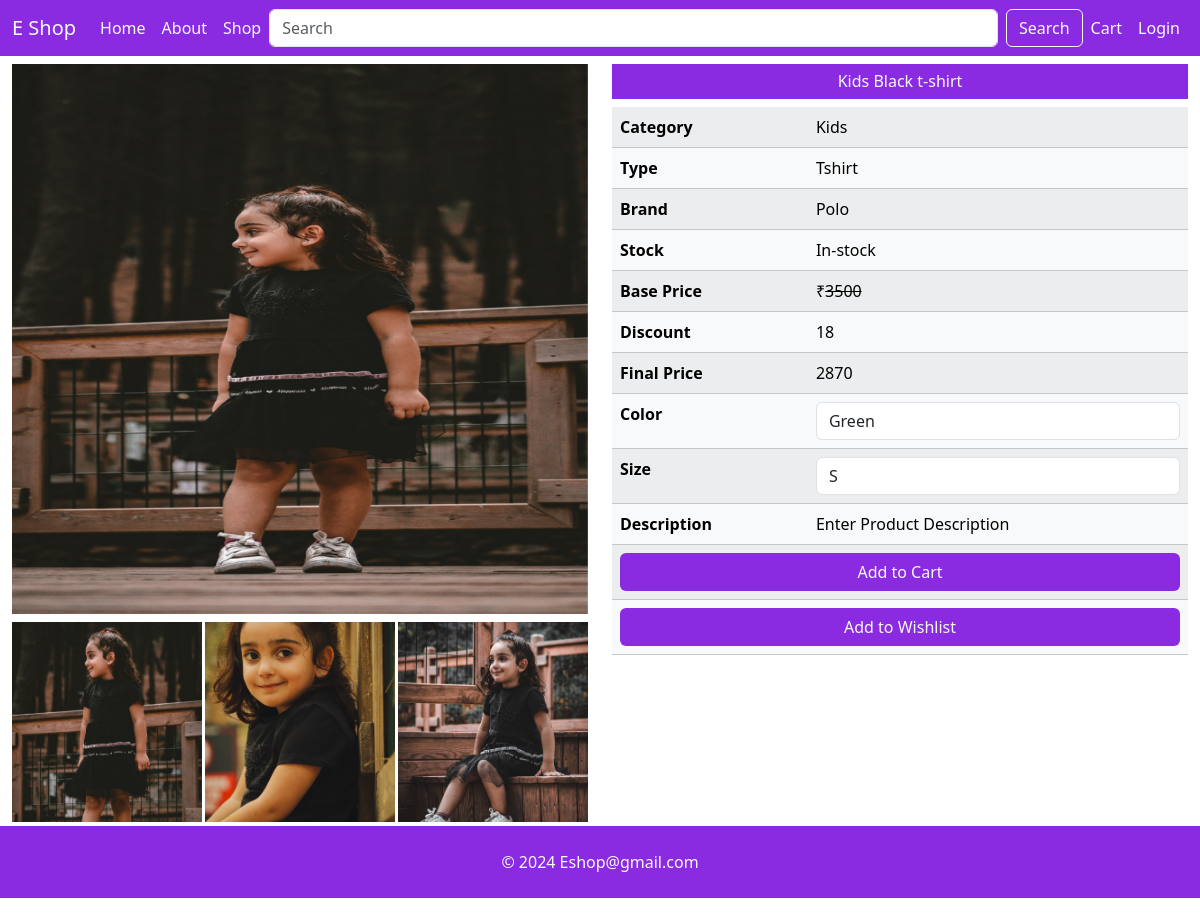
The page /single-product/13/ on the database its author committed.
### MainApp/models.py (models this page shows, shortened)
class Product(models.Model):
    id = models.AutoField(primary_key=True)
    name = models.CharField(max_length=100)
    maincategory = models.ForeignKey(Maincategory , on_delete=models.CASCADE)
    subcategory = models.ForeignKey(Subcategory , on_delete=models.CASCADE)
    brand = models.ForeignKey(Brand , on_delete=models.CASCADE)
    seller = models.ForeignKey(Seller, on_delete=models.CASCADE , default=None)
    baseprice = models.IntegerField()
    discount = models.IntegerField()
    finalprice = models.IntegerField()
    size = models.CharField(max_length=100)
    color = models.CharField(max_length=100)
    description = models.TextField()
    stock = models.CharField(max_length=20 , default='In Stock')
    pic1 = models.ImageField(upload_to='images')
    pic2 = models.ImageField(upload_to='images', default=None , null=True, blank=True)
    pic3 = models.ImageField(upload_to='images', default=None , null=True, blank=True)

class Maincategory(models.Model):
    id = models.AutoField(primary_key=True)
    name = models.CharField(max_length=100)
    def __str__(self):
        return self.name

class Subcategory(models.Model):
    id = models.AutoField(primary_key=True)
    name = models.CharField(max_length=100)
    def __str__(self):
        return self.name

class Brand(models.Model):
    id = models.AutoField(primary_key=True)
    name = models.CharField(max_length=100)
    def __str__(self):
        return self.name

### MainApp/views.py (the view)
# urls.py: path('single-product/<id>/',singleProduct),
def singleProduct(request, id):
    product = Product.objects.get(id = id)
    color = product.color.split(',')
    color = color[:-1]
    size = product.size.split(',')
    size = size[:-1]
    context = {'title': 'Product Page','product': product,"color":color, "size":size}
    return render(request , "singleProduct.html",context)

### MainApp/templates/singleProduct.html (shortened to what this page needs)
{% extends 'base.html' %}
{% load static %}
{% block start %}
<div class="container-fluid">
    <div class="row mt-2">
        <div class="col-md-6 col-12">
            <div id="carouselExampleSlidesOnly" class="carousel slide" data-bs-ride="carousel">
                <div class="carousel-inner">
                    <div class="carousel-item active">
                        <img src="{{product.pic1.url}}" height="550px" class="d-block w-100" alt="...">
                    </div>
                </div>
            </div>
            <div class="mt-2 d-flex justify-content-between">
                <img src="{{product.pic1.url}}" alt="" height="200px" width="33%" style="object-fit: cover;">
                <img src="{{product.pic2.url}}" alt="" height="200px" width="33%" style="object-fit: cover;">
                <img src="{{product.pic3.url}}" alt="" height="200px" width="33%" style="object-fit: cover;">
            </div>
        </div>
        <div class="col-md-6 col-12">
            <h6 class="text-center background p-2 text-light">{{product.name}}</h6>
            <table class="table table-light table-striped table-hover">
                <tr>
                    <th>Category</th>
                    <td>{{product.maincategory}}</td>
                </tr>
                <tr>
                    <th>Type</th>
                    <td>{{product.subcategory}}</td>
                </tr>
                <tr>
                    <th>Brand</th>
                    <td>{{product.brand}}</td>
                </tr>
                <tr>
                    <th>Stock</th>
                    <td>{{product.stock}}</td>
                </tr>
                <tr>
                    <th>Base Price</th>
                    <td>&#8377;<del>{{product.baseprice}}</del></td>
                </tr>
                <tr>
                    <th>Discount</th>
                    <td>{{product.discount}}</td>
                </tr>
                <tr>
                    <th>Final Price</th>
                    <td>{{product.finalprice}}</td>
                </tr>
                <form action="/add-to-cart/" method="post">
                    <tr>
                        <th>Color</th>
                        <td>
                            <select name="color" class="form-control">
                                {% for i in color %}
                                <option value="{{i}}">{{i}}</option>
                                {% endfor %}
                            </select>
                        </td>
                    </tr>
                    <tr>
                        <th>Size</th>
                        <td>
                            <select name="size" class="form-control">
                                {% for i in size %}
                                <option value="{{i}}">{{i}}</option>
                                {% endfor %}
                            </select>
                        </td>
                    </tr>
                    <tr>
                        <th>Description</th>
                        <td>{{product.description}}</td>
                    </tr>
                    <tr>
                        <th colspan="2"><button type="submit" class="btn text-light w-100"
                                style="background-color: blueviolet;">Add to Cart</button></th>
                    </tr>
                </form>
                <tr>
                    <th colspan="2"><a href="/add-to-wishlist/{{product.id}}/" class="btn text-light w-100"
                            style="background-color: blueviolet;">Add to Wishlist</a>
                    </th>
                </tr>
            </table>
        </div>
    </div>
</div>
{% endblock %}

### MainApp/static/css/Style.css (style rules this page uses)
.background { background-color: blueviolet; }

### rows shown on the page
Product: pic1 (picture), pic2 (picture), pic3 (picture), name "Kids Black t-shirt", maincategory "Kids", subcategory "Tshirt", brand "Polo", stock "In-stock", baseprice "3500", discount "18", finalprice "2870", description "Enter Product Description"

### other values the page prints
form field color "Green"
form field size "S"
